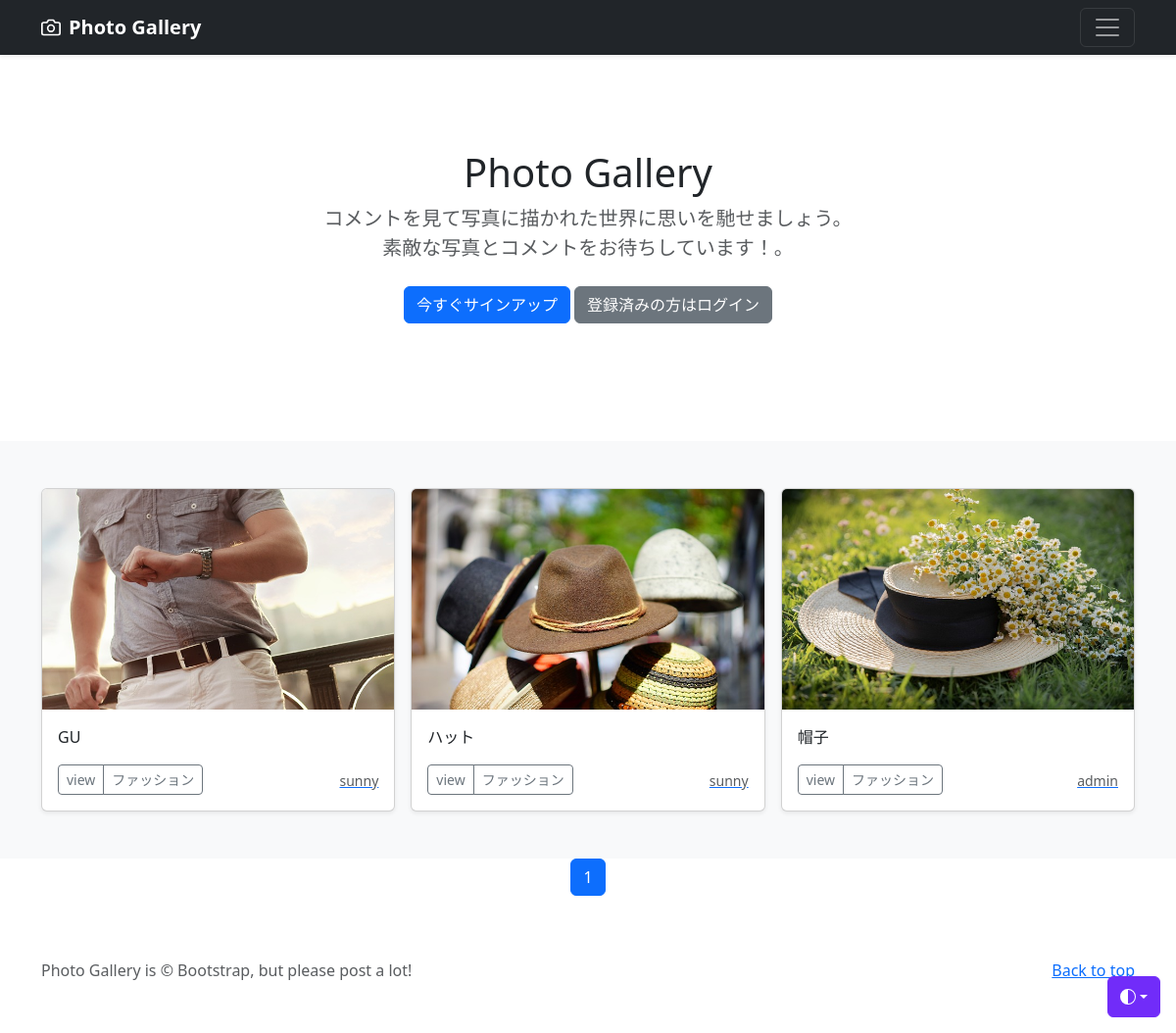
Page /photos/2 on the committed database.
### photo/models.py (models this page shows, shortened)
class PhotoPost(models.Model):
    user= models.ForeignKey(
        CustomUser,
        verbose_name='ユーザー',
        on_delete=models.CASCADE
    )
    category = models.ForeignKey(
        Category,
        verbose_name='カテゴリ',
        on_delete=models.PROTECT
    )
    title= models.CharField(
        verbose_name='title',
        max_length=200
    )
    comment =models.TextField(
        verbose_name='コメント',
    )
    image1= models.ImageField(
        verbose_name='イメージ1',
        upload_to ='photos',
    )
    image2=models.ImageField(
        verbose_name='イメージ2',
        upload_to ='photos',
        blank=True,
        null=True
    )
    posted_at =models.DateTimeField(
        verbose_name='投稿日時',
        auto_now_add=True
    )

class Category(models.Model):
    title= models.CharField(
        verbose_name='カテゴリ',
        max_length=20
    )

### accounts/models.py (models this page shows)
class CustomUser(AbstractUser):
    pass

### photo/views.py (the view)
class CategoryView(ListView):
    template_name ='index.html'
    paginate_by = 9
    def get_queryset(self):
        category_id = self.kwargs['category']
        categories = PhotoPost.objects.filter(
            category=category_id).order_by('posted_at')
        return categories

### photo/templates/index.html (shortened to what this page needs)
{% extends 'base.html' %}
    {% block contents %}
    {% include "photos_title.html" %}
    {% include "photos_list.html" %}
    {% include "pagination.html" %}
    {% endblock %}

### photo/templates/photos_list.html (shortened to what this page needs)
  <div class="album py-5 bg-body-tertiary">
    <div class="container">
      <div class="row row-cols-1 row-cols-sm-2 row-cols-md-3 g-3">
        {% for record in object_list %}
        <div class="col">
          <div class="card shadow-sm">
            <a href='{% url 'photo:photo_detail' record.pk %}'><img src="{{ record.image1.url}}"
            class="bd-placeholder-img card-img-top"
            width="100%" height="225"
            xmlns="http://www.w3.org/2000/svg"
            role="img" aria-label="Placeholder: Thumbnail"
            preserveAspectRatio="xMidYMid slice"
            focusable="false">
            </img></a>
            <div class="card-body">
              <p class="card-text">{{ record.title}}</p>
              <div class="d-flex justify-content-between align-items-center">
                <div class="btn-group">
                  <button type="button" class="btn btn-sm btn-outline-secondary" onclick="location.href='{% url 'photo:photo_detail' record.pk %}'">view</button>
                  <button type="button" class="btn btn-sm btn-outline-secondary" onclick="location.href='{% url 'photo:photos_cat' category=record.category.id %}'">{{record.category.title}}</button>
              </div>
              <a href="{% url 'photo:user_list' user=record.user.id %}"><small class="text-body-secondary">{{record.user.username}}</small></a>
              </div>
            </div>
          </div>
        </div>
        {% endfor %}
      </div>
    </div>
  </div>

### photo/templates/base.html (style rules this page uses)
.bd-placeholder-img { font-size: 1.125rem; text-anchor: middle; -webkit-user-select: none; -moz-user-select: none; user-select: none; }

### rows in the picture
PhotoPost: image1 (picture), title "GU", category "ファッション", user.username "sunny"
PhotoPost: image1 (picture), title "ハット", category "ファッション", user.username "sunny"
PhotoPost: image1 (picture), title "帽子", category "ファッション", user.username "admin"

### other values in the picture
{{ num }} "1"
